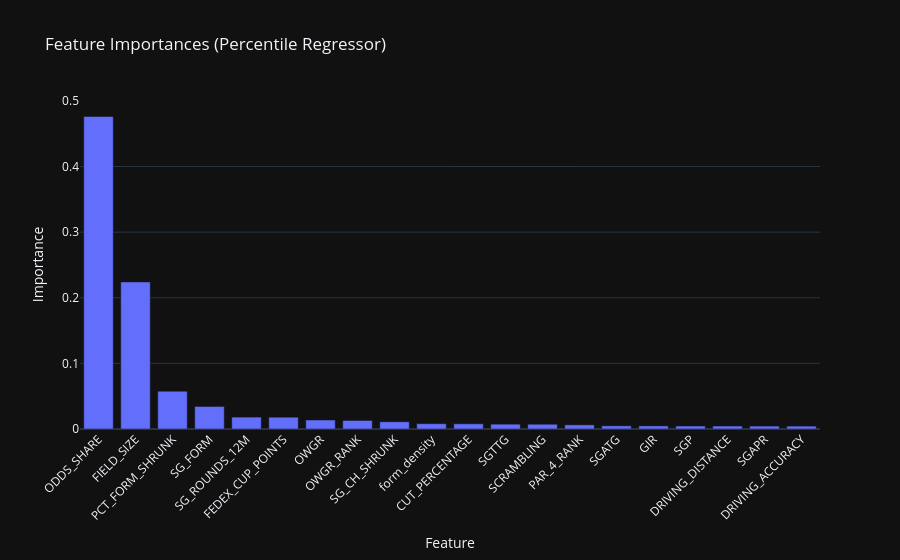

The cell this chart's notebook holds for it:
### Code cell
import plotly.express as px

imp_df = importances.head(20).reset_index()
imp_df.columns = ["Feature", "Importance"]
fig = px.bar(imp_df, x="Feature", y="Importance",
             title="Feature Importances (Percentile Regressor)",
             template="plotly_dark")
fig.update_layout(xaxis_tickangle=-45)
fig.show()

### Figure 1 — Plotly figure (JSON) as saved in the notebook; plotly's stock layout.template omitted (floating-point values rounded to 4 significant figures)
{"data": [{"hovertemplate": "Feature=%{x}<br>Importance=%{y}<extra></extra>", "legendgroup": "", "marker": {"color": "#636efa", "pattern": {"shape": ""}}, "name": "", "orientation": "v", "showlegend": false, "textposition": "auto", "type": "bar", "x": ["ODDS_SHARE", "FIELD_SIZE", "PCT_FORM_SHRUNK", "SG_FORM", "SG_ROUNDS_12M", "FEDEX_CUP_POINTS", "OWGR", "OWGR_RANK", "SG_CH_SHRUNK", "form_density", "CUT_PERCENTAGE", "SGTTG", "SCRAMBLING", "PAR_4_RANK", "SGATG", "GIR", "SGP", "DRIVING_DISTANCE", "SGAPR", "DRIVING_ACCURACY"], "xaxis": "x", "y": [0.4763, 0.2242, 0.05769, 0.0344, 0.01816, 0.01798, 0.0137, 0.01303, 0.01098, 0.00811, 0.007923, 0.007374, 0.007282, 0.006328, 0.004842, 0.004719, 0.004539, 0.004533, 0.00446, 0.004399], "yaxis": "y"}], "layout": {"barmode": "relative", "legend": {"tracegroupgap": 0}, "title": {"text": "Feature Importances (Percentile Regressor)"}, "xaxis": {"anchor": "y", "domain": [0, 1], "tickangle": -45, "title": {"text": "Feature"}}, "yaxis": {"anchor": "x", "domain": [0, 1], "title": {"text": "Importance"}}}}
